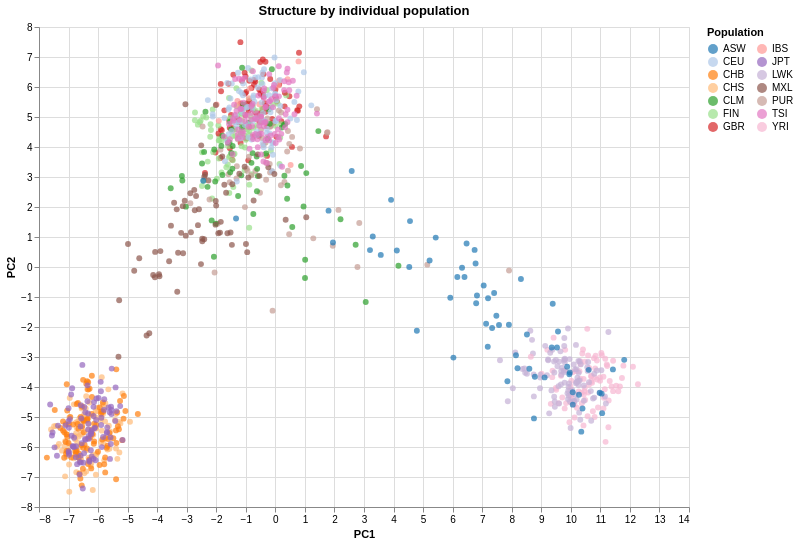

Notebook cell for this chart:
### Markdown cell above
## 7 - PCA by Individual Population

### Code cell
chart_pop = alt.Chart(df_plot).mark_circle(size=35, opacity=0.70).encode(
    x='PC1:Q', y='PC2:Q',
    color=alt.Color('Population code:N',
        scale=alt.Scale(scheme='category20'),
        legend=alt.Legend(title='Population', columns=2)),
    tooltip=['Sample:N', 'Population code:N', 'Population name:N',
             'Superpopulation name:N']
).properties(title='Structure by individual population',
    width=650, height=480).interactive()

chart_pop.save('/Users/tim/bioinformatics-portfolio/01b-genes-and-geography/results/figures/pca_population_codes.html')
chart_pop

### Figure 1 — Vega-Lite specification as saved in the notebook (floating-point values rounded to 4 significant figures; data arrays with more than 128 entries replaced by an {"elided": "..."} marker saying what was removed)
{"config": {"view": {"continuousWidth": 300, "continuousHeight": 300}}, "data": {"name": "data-4bfcd994c08f493fd96acd15c65e8cd4"}, "mark": {"type": "circle", "opacity": 0.7, "size": 35}, "encoding": {"color": {"field": "Population code", "legend": {"columns": 2, "title": "Population"}, "scale": {"scheme": "category20"}, "type": "nominal"}, "tooltip": [{"field": "Sample", "type": "nominal"}, {"field": "Population code", "type": "nominal"}, {"field": "Population name", "type": "nominal"}, {"field": "Superpopulation name", "type": "nominal"}], "x": {"field": "PC1", "type": "quantitative"}, "y": {"field": "PC2", "type": "quantitative"}}, "height": 480, "params": [{"name": "param_1e9efca18e7a2868", "select": {"type": "interval", "encodings": ["x", "y"]}, "bind": "scales"}], "title": "Structure by individual population", "width": 650, "$schema": "https://vega.github.io/schema/vega-lite/v6.4.1.json", "datasets": {"data-4bfcd994c08f493fd96acd15c65e8cd4": {"elided": "1092 records"}}}
